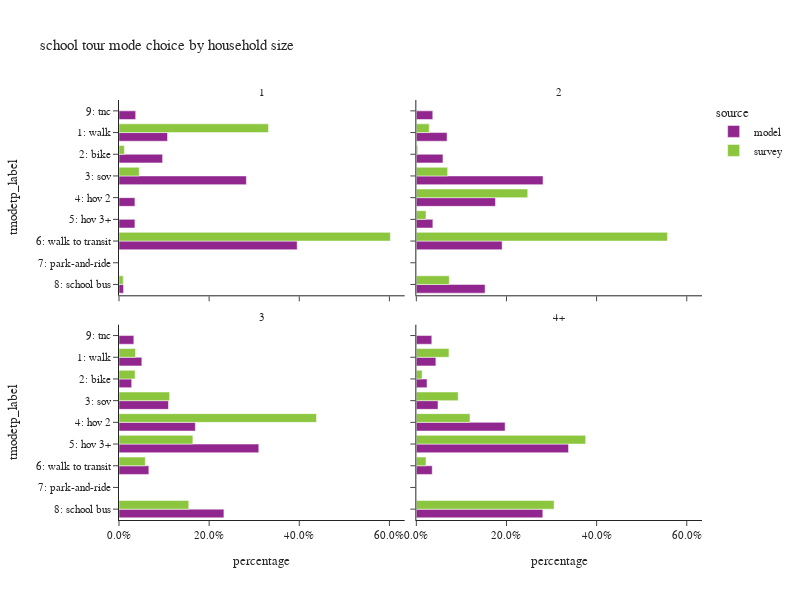

Write notebook code for a chart like this one.
### Code cell
plot_mode_choice(sc_tour,"hhsize_4+",
                 {"hhsize_4+":["1","2","3","4+"],
                  "tmodetp_label":["1: walk","2: bike","3: sov","4: hov 2","5: hov 3+","6: walk to transit",
                                   "7: park-and-ride","8: school bus","9: other–survey only"]},
                 "household size",2,600)

### Figure 1 — Plotly figure (JSON) as saved in the notebook; plotly's stock layout.template omitted (floating-point values rounded to 4 significant figures)
{"data": [{"alignmentgroup": "True", "customdata": [[128], [115], [336], [42], [42], [470], [12], [44]], "hovertemplate": "source=model<br>hhsize_4+=1<br>percentage=%{x}<br>tmodetp_label=%{y}<br>sample count=%{customdata[0]}<extra></extra>", "legendgroup": "model", "marker": {"color": "#91268F", "pattern": {"shape": ""}}, "name": "model", "offsetgroup": "model", "orientation": "h", "showlegend": true, "textposition": "auto", "type": "bar", "x": [0.1077, 0.09672, 0.2826, 0.03532, 0.03532, 0.3953, 0.01009, 0.03701], "xaxis": "x3", "y": ["1: walk", "2: bike", "3: sov", "4: hov 2", "5: hov 3+", "6: walk to transit", "8: school bus", "9: tnc"], "yaxis": "y3"}, {"alignmentgroup": "True", "customdata": [[353], [306], [1456], [909], [190], [986], [790], [189]], "hovertemplate": "source=model<br>hhsize_4+=2<br>percentage=%{x}<br>tmodetp_label=%{y}<br>sample count=%{customdata[0]}<extra></extra>", "legendgroup": "model", "marker": {"color": "#91268F", "pattern": {"shape": ""}}, "name": "model", "offsetgroup": "model", "orientation": "h", "showlegend": false, "textposition": "auto", "type": "bar", "x": [0.06816, 0.05908, 0.2811, 0.1755, 0.03669, 0.1904, 0.1525, 0.03649], "xaxis": "x4", "y": ["1: walk", "2: bike", "3: sov", "4: hov 2", "5: hov 3+", "6: walk to transit", "8: school bus", "9: tnc"], "yaxis": "y4"}, {"alignmentgroup": "True", "customdata": [[639], [355], [1384], [2136], [3911], [835], [2935], [415]], "hovertemplate": "source=model<br>hhsize_4+=3<br>percentage=%{x}<br>tmodetp_label=%{y}<br>sample count=%{customdata[0]}<extra></extra>", "legendgroup": "model", "marker": {"color": "#91268F", "pattern": {"shape": ""}}, "name": "model", "offsetgroup": "model", "orientation": "h", "showlegend": false, "textposition": "auto", "type": "bar", "x": [0.05067, 0.02815, 0.1098, 0.1694, 0.3102, 0.06622, 0.2328, 0.03291], "xaxis": "x", "y": ["1: walk", "2: bike", "3: sov", "4: hov 2", "5: hov 3+", "6: walk to transit", "8: school bus", "9: tnc"], "yaxis": "y"}, {"alignmentgroup": "True", "customdata": [[2377], [1301], [2635], [10801], [18519], [1936], [15389], [1881]], "hovertemplate": "source=model<br>hhsize_4+=4+<br>percentage=%{x}<br>tmodetp_label=%{y}<br>sample count=%{customdata[0]}<extra></extra>", "legendgroup": "model", "marker": {"color": "#91268F", "pattern": {"shape": ""}}, "name": "model", "offsetgroup": "model", "orientation": "h", "showlegend": false, "textposition": "auto", "type": "bar", "x": [0.04335, 0.02372, 0.04805, 0.197, 0.3377, 0.0353, 0.2806, 0.0343], "xaxis": "x2", "y": ["1: walk", "2: bike", "3: sov", "4: hov 2", "5: hov 3+", "6: walk to transit", "8: school bus", "9: tnc"], "yaxis": "y2"}, {"alignmentgroup": "True", "customdata": [[7], [1], [3], [9], [1]], "hovertemplate": "source=survey<br>hhsize_4+=1<br>percentage=%{x}<br>tmodetp_label=%{y}<br>sample count=%{customdata[0]}<extra></extra>", "legendgroup": "survey", "marker": {"color": "#8CC63E", "pattern": {"shape": ""}}, "name": "survey", "offsetgroup": "survey", "orientation": "h", "showlegend": true, "textposition": "auto", "type": "bar", "x": [0.3317, 0.01197, 0.04482, 0.6021, 0.009331], "xaxis": "x3", "y": ["1: walk", "2: bike", "3: sov", "6: walk to transit", "8: school bus"], "yaxis": "y3"}, {"alignmentgroup": "True", "customdata": [[4], [1], [7], [6], [2], [6], [5]], "hovertemplate": "source=survey<br>hhsize_4+=2<br>percentage=%{x}<br>tmodetp_label=%{y}<br>sample count=%{customdata[0]}<extra></extra>", "legendgroup": "survey", "marker": {"color": "#8CC63E", "pattern": {"shape": ""}}, "name": "survey", "offsetgroup": "survey", "orientation": "h", "showlegend": false, "textposition": "auto", "type": "bar", "x": [0.02852, 0.003222, 0.06941, 0.2472, 0.02146, 0.5571, 0.07307], "xaxis": "x4", "y": ["1: walk", "2: bike", "3: sov", "4: hov 2", "5: hov 3+", "6: walk to transit", "8: school bus"], "yaxis": "y4"}, {"alignmentgroup": "True", "customdata": [[18], [7], [10], [40], [34], [13], [29]], "hovertemplate": "source=survey<br>hhsize_4+=3<br>percentage=%{x}<br>tmodetp_label=%{y}<br>sample count=%{customdata[0]}<extra></extra>", "legendgroup": "survey", "marker": {"color": "#8CC63E", "pattern": {"shape": ""}}, "name": "survey", "offsetgroup": "survey", "orientation": "h", "showlegend": false, "textposition": "auto", "type": "bar", "x": [0.03668, 0.03571, 0.1124, 0.4382, 0.1639, 0.05839, 0.1548], "xaxis": "x", "y": ["1: walk", "2: bike", "3: sov", "4: hov 2", "5: hov 3+", "6: walk to transit", "8: school bus"], "yaxis": "y"}, {"alignmentgroup": "True", "customdata": [[34], [10], [21], [48], [157], [18], [116]], "hovertemplate": "source=survey<br>hhsize_4+=4+<br>percentage=%{x}<br>tmodetp_label=%{y}<br>sample count=%{customdata[0]}<extra></extra>", "legendgroup": "survey", "marker": {"color": "#8CC63E", "pattern": {"shape": ""}}, "name": "survey", "offsetgroup": "survey", "orientation": "h", "showlegend": false, "textposition": "auto", "type": "bar", "x": [0.07237, 0.0129, 0.09282, 0.119, 0.3757, 0.02147, 0.3057], "xaxis": "x2", "y": ["1: walk", "2: bike", "3: sov", "4: hov 2", "5: hov 3+", "6: walk to transit", "8: school bus"], "yaxis": "y2"}], "layout": {"annotations": [{"font": {}, "showarrow": false, "text": "3", "x": 0.245, "xanchor": "center", "xref": "paper", "y": 0.465, "yanchor": "bottom", "yref": "paper"}, {"font": {}, "showarrow": false, "text": "4+", "x": 0.755, "xanchor": "center", "xref": "paper", "y": 0.465, "yanchor": "bottom", "yref": "paper"}, {"font": {}, "showarrow": false, "text": "1", "x": 0.245, "xanchor": "center", "xref": "paper", "y": 1.0, "yanchor": "bottom", "yref": "paper"}, {"font": {}, "showarrow": false, "text": "2", "x": 0.755, "xanchor": "center", "xref": "paper", "y": 1.0, "yanchor": "bottom", "yref": "paper"}], "barmode": "group", "height": 600, "legend": {"title": {"text": "source"}, "tracegroupgap": 0}, "title": {"text": "school tour mode choice by household size"}, "width": 800, "xaxis": {"anchor": "y", "domain": [0.0, 0.49], "tickformat": ".1%", "title": {"text": "percentage"}}, "xaxis2": {"anchor": "y2", "domain": [0.51, 1.0], "matches": "x", "tickformat": ".1%", "title": {"text": "percentage"}}, "xaxis3": {"anchor": "y3", "domain": [0.0, 0.49], "matches": "x", "showticklabels": false, "tickformat": ".1%"}, "xaxis4": {"anchor": "y4", "domain": [0.51, 1.0], "matches": "x", "showticklabels": false, "tickformat": ".1%"}, "yaxis": {"anchor": "x", "categoryarray": ["9: other–survey only", "8: school bus", "7: park-and-ride", "6: walk to transit", "5: hov 3+", "4: hov 2", "3: sov", "2: bike", "1: walk"], "categoryorder": "array", "domain": [0.0, 0.465], "title": {"text": "tmodetp_label"}}, "yaxis2": {"anchor": "x2", "domain": [0.0, 0.465], "matches": "y", "showticklabels": false}, "yaxis3": {"anchor": "x3", "categoryarray": ["9: other–survey only", "8: school bus", "7: park-and-ride", "6: walk to transit", "5: hov 3+", "4: hov 2", "3: sov", "2: bike", "1: walk"], "categoryorder": "array", "domain": [0.535, 1.0], "matches": "y", "title": {"text": "tmodetp_label"}}, "yaxis4": {"anchor": "x4", "domain": [0.535, 1.0], "matches": "y", "showticklabels": false}}}
